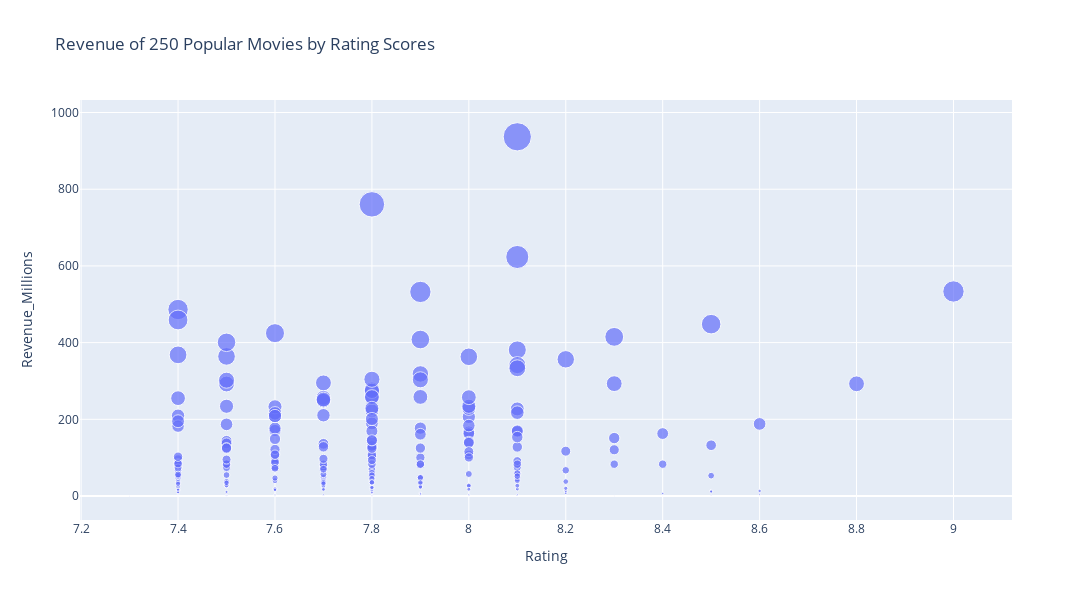

Source (notebook cell):
### Code cell
# Let's select the required columns
bubble_data = df_new[['Rating', 'Revenue_Millions', 'Rank']]

fig = px.scatter(bubble_data, x='Rating', y='Revenue_Millions', size='Revenue_Millions', 
                 hover_name='Rank', title='Revenue of 250 Popular Movies by Rating Scores')
fig.update_layout(width=1100,height=600)

fig.show()

### Figure 1 — Plotly figure (JSON) as saved in the notebook; plotly's stock layout.template omitted (floating-point values rounded to 4 significant figures; data arrays with more than 128 entries replaced by an {"elided": "..."} marker saying what was removed)
{"data": [{"hovertemplate": "<b>%{hovertext}</b><br><br>Rating=%{x}<br>Revenue_Millions=%{marker.size}<extra></extra>", "hovertext": {"elided": "250 int values"}, "legendgroup": "", "marker": {"color": "#636efa", "size": {"elided": "250 float values"}, "sizemode": "area", "sizeref": 2.342, "symbol": "circle"}, "mode": "markers", "name": "", "orientation": "v", "showlegend": false, "type": "scatter", "x": {"elided": "250 float values"}, "xaxis": "x", "y": {"elided": "250 float values"}, "yaxis": "y"}], "layout": {"height": 600, "legend": {"itemsizing": "constant", "tracegroupgap": 0}, "title": {"text": "Revenue of 250 Popular Movies by Rating Scores"}, "width": 1100, "xaxis": {"anchor": "y", "autorange": true, "domain": [0, 1], "range": [7.198, 9.121], "title": {"text": "Rating"}, "type": "linear"}, "yaxis": {"anchor": "x", "autorange": true, "domain": [0, 1], "range": [-62.57, 1033.0], "title": {"text": "Revenue_Millions"}, "type": "linear"}}}
